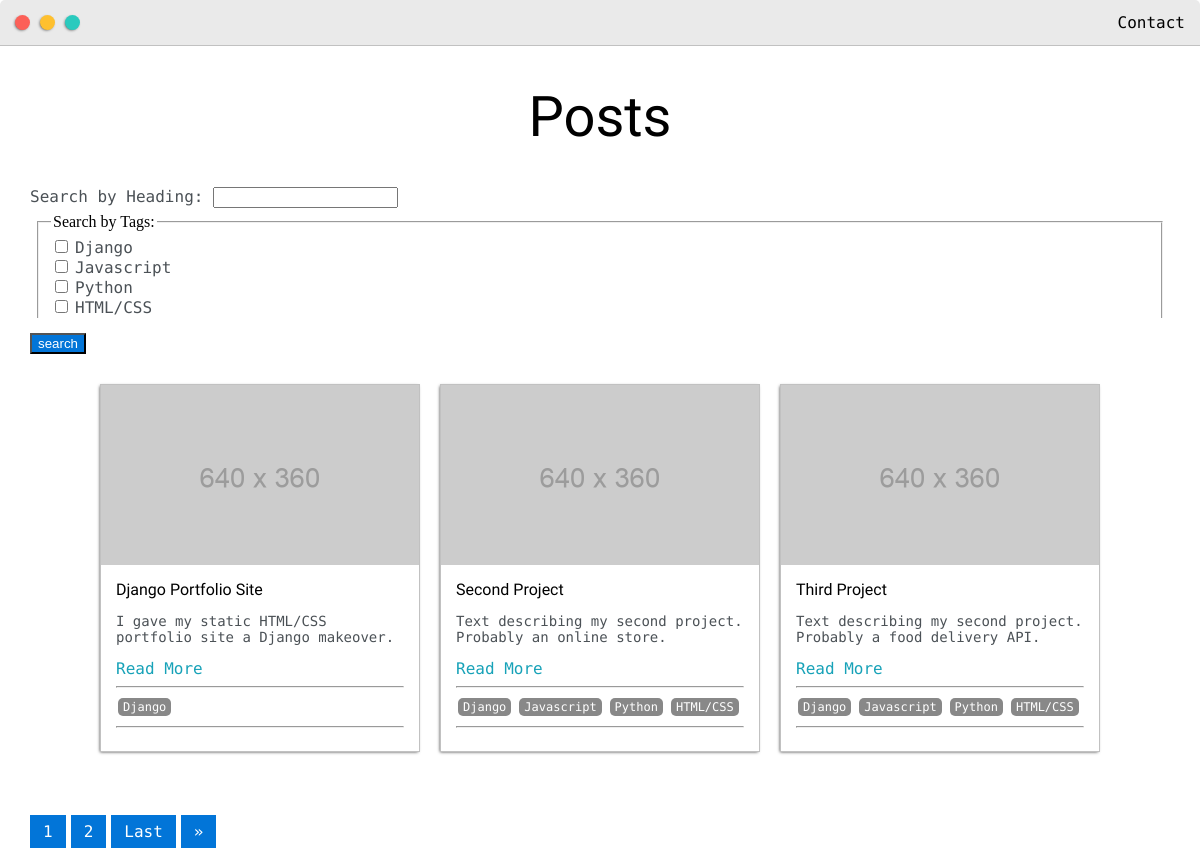
The app's page /posts/, older data.
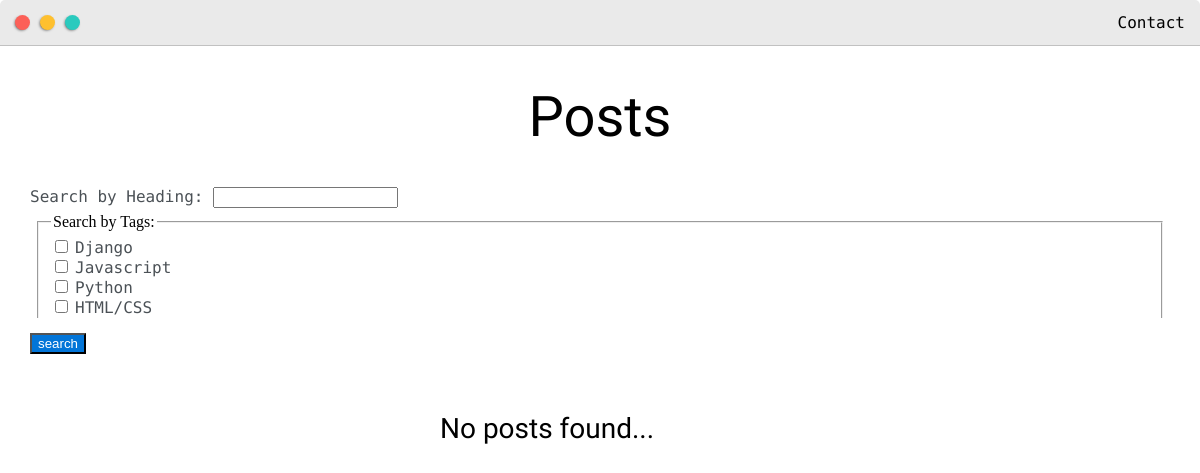
The same page, newer data.
### portfolio_app/models.py (models this page shows, shortened)
class Post(models.Model):
    heading = models.CharField(max_length=200)
    sub_heading = models.CharField(max_length=200, null=True, blank=True)
    thumbnail = models.ImageField(null=True, blank=True, upload_to="images", default="/images/placeholder.png")
    body = RichTextUploadingField(null=True, blank=True)
    created = models.DateTimeField(auto_now_add=True)
    active = models.BooleanField(default=False)
    featured = models.BooleanField(default=False)
    tags = models.ManyToManyField(Tag, null=True)
    slug = models.SlugField(null=True, blank=True)

class Tag(models.Model):
    name = models.CharField(max_length=200)
    def __str__(self):
        return self.name

### portfolio_app/views.py (the view)
# urls.py: path('posts/', views.posts, name="posts"),
def posts(request):
    posts = Post.objects.filter(active=True)
    myFilter = PostFilter(request.GET, queryset=posts)
    posts = myFilter.qs
    page = request.GET.get('page')
    paginator = Paginator(posts, 3)
    try:
        posts = paginator.page(page)
    except PageNotAnInteger:
        posts = paginator.page(1)
    except EmptyPage:
        posts = paginator.page(paginator.num_pages)
    context = {'posts': posts, 'myFilter': myFilter}
    return render(request, 'portfolio_app/posts.html', context)

### portfolio_app/templates/portfolio_app/posts.html (shortened to what this page needs)
{% extends 'portfolio_app/main.html' %}
{% load static %}
{% load crispy_forms_tags %}
{% block content %}
<div class="main-container">
    <h1 style="text-align: center;">Posts</h1>
    <form id="searchForm" method="GET">
        {{myFilter.form|crispy}}
        <div id="search-button">
            <input id="button" style="background-color: #0275d8; color: #fff" type="submit" value="search">
        </div>
    </form>
    <div class="post-wrapper">
        {% for post in posts %}
        <div>
            <div class="post">
                <img class="thumbnail" src="{{ post.thumbnail.url }}">
                <div class="post-preview">
                    <h6 class="post-title">{{post.heading}}</h6>
                    <p class="post-intro">{{post.sub_heading}}</p>
                    <a href="{% url 'post' post.slug %}">Read More </a>
                    <hr>
                    {% for tag in post.tags.all %}
                        <span class="tag">{{tag}}</span>
                    {% endfor %}
                    <hr>
                </div>
            </div>
        </div>
        {% empty %}
            <h3>No posts found...</h3>
        {% endfor %}
    </div>
    <div class="row">
        {% if posts.has_other_pages %}
        <ul class="pagination">
            {% for i in posts.paginator.page_range %}
                {% if posts.number == i %}
                    <li class="page-item"><a class="active page-link">{{i}}</a></li>
                {% else %}
                    <li class="page-item"><a data-page="{{i}}" href="?page={{i}}" class="page-link">{{i}}</a></li>
                {% endif %}
            {% endfor %}
            {% if posts.has_next %}
					<li class="page-item"><a data-page="{{posts.paginator.num_pages}}" href="?page={{posts.paginator.num_pages}}" class="page-link">Last</a></li>
					<li class="page-item"><a data-page="{{posts.next_page_number}}" href="?page={{posts.next_page_number}}" class="page-link">&raquo</a></li>
			{% endif %}
        </ul>
        {% endif %}
    </div>
</div>
{% endblock content %}

### portfolio_app/templates/portfolio_app/main.html (shortened to what this page needs)
<!DOCTYPE html>
{% load static %}
<html>
    <head>
        <link rel="stylesheet" type="text/css" href="{% static 'css/default.css' %}" >
    </head>
    <body>
        {% include 'portfolio_app/navbar.html' %}
        {% block content %}{% endblock content %}
    </body>
</html>

### portfolio_app/templates/portfolio_app/navbar.html (shortened to what this page needs)
<div class="nav-wrapper">
    <a href="{% url 'home' %}">
        <div class="dots-wrapper">
            <div id="dot-1" class="browser-dot"></div>
            <div id="dot-2" class="browser-dot"></div>
            <div id="dot-3" class="browser-dot"></div>
        </div>
    </a>
    <ul id="navigation">
    <li><a href="{% url 'home' %}">Contact</a></li>
    </ul>
</div>

### static/css/default.css (style rules this page uses)
:root { --mainColor: #eaeaea; --secondaryColor: #fff; --borderColor: #c1c1c1; --mainText: black; --secondaryText: #4b5156; --themeDotBorder: #24292e; --previewBg: rgb(251, 249, 243, 0.8); --previewShadow: #f0ead6; --buttonColor: black; }
html, body { padding: 0; margin: 0; }
body * { transition: 0.3s; }
h1, h2, h3, h4, h5, h6, strong { color: var(--mainText); font-family: 'Russo One', sans-serif; font-weight: 500; }
p, li, span, label, textarea, .input-field { color: var(--secondaryText); font-family: 'Roboto Mono', monospace; }
h1 { font-size: 56px; }
h3 { font-size: 28px; }
a { text-decoration: none; color: #17a2b8; font-family: 'Roboto Mono', monospace; }
ul { list-style: none; }
.main-container { width: 1200px; margin: 0 auto; }
.nav-wrapper { grid-area: nav-wrapper; border-radius: 5px 5px 0 0; border-bottom: 1px solid var(--borderColor); display: flex; justify-content: space-between; align-items: center; background-color: var(--mainColor); }
#navigation a { color: var(--mainText); }
#navigation { margin: 0; padding: 10px; }
#navigation li { display: inline-block; margin-right: 5px; margin-left: 5px; }
.dots-wrapper { display: flex; padding: 10px; }
#dot-1 { background-color: #FC6058; }
#dot-2 { background-color: #FEC02F; }
#dot-3 { background-color: #2ACABE; }
.browser-dot { background-color: black; height: 15px; width: 15px; border-radius: 50%; margin: 5px; -webkit-box-shadow: -1px 1px 3px -1px rgba(0,0,0,0.75); -moz-box-shadow: -1px 1px 3px -1px rgba(0,0,0,0.75); box-shadow: -1px 1px 3px -1px rgba(0,0,0,0.75); }
.post-wrapper { display: grid; grid-template-columns: repeat(auto-fit, 320px); gap: 20px; justify-content: center; padding-bottom: 50px; margin: 0 auto; }
@media screen and (max-width: 1200px) { .main-container { width: 95%; } }

### portfolio_app/templates/portfolio_app/posts.html (style rules this page uses)
#div_id_tags, #id_tags { overflow-y: scroll; max-height: 100px; padding: 5px; }
#search-button { padding-top: 15px; }
.post-wrapper { padding-top: 30px; }

Row changes from the older to the newer data that the page shows:
removed Post: thumbnail (placeholder picture), heading "Django Portfolio Site", sub_heading "I gave my static HTML/CSS portfolio site a Django makeover."
no longer on this page (row unchanged): Tag: name "Django"
removed Post: thumbnail (placeholder picture), heading "Second Project", sub_heading "Text describing my second project. Probably an online store."
no longer on this page (row unchanged): Tag: name "Javascript"
no longer on this page (row unchanged): Tag: name "Python"
no longer on this page (row unchanged): Tag: name "HTML/CSS"
removed Post: thumbnail (placeholder picture), heading "Third Project", sub_heading "Text describing my second project. Probably a food delivery API."
Text that changed along with them:
text no longer shown: "Last »"
text now shown: "No posts found..."
list line gone: "1"
list line gone: "2"
